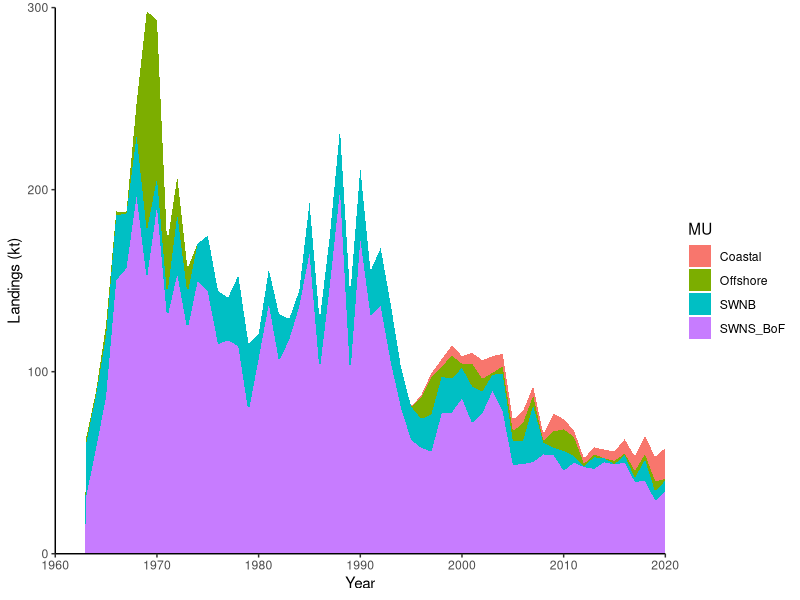
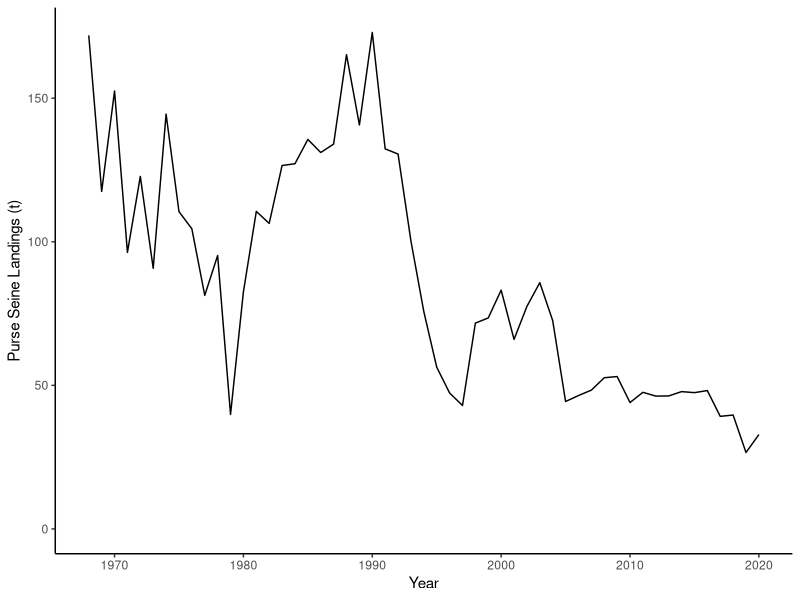
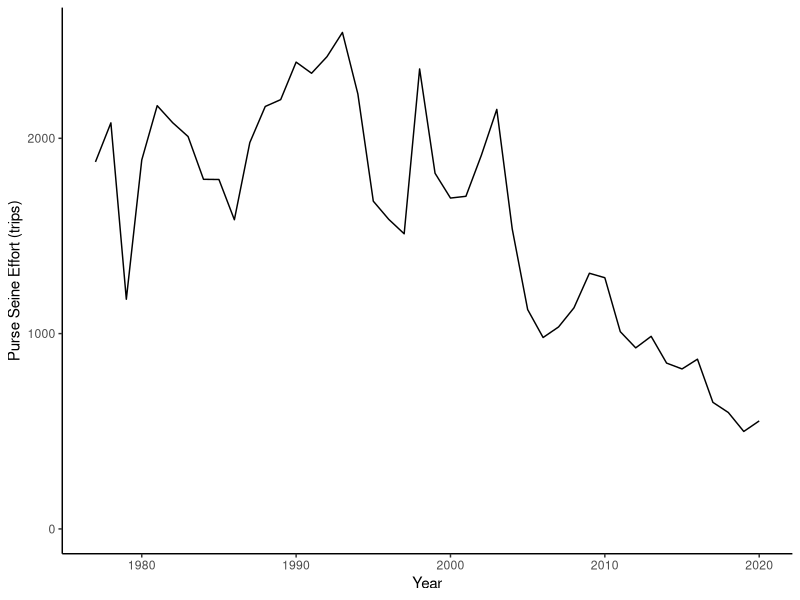
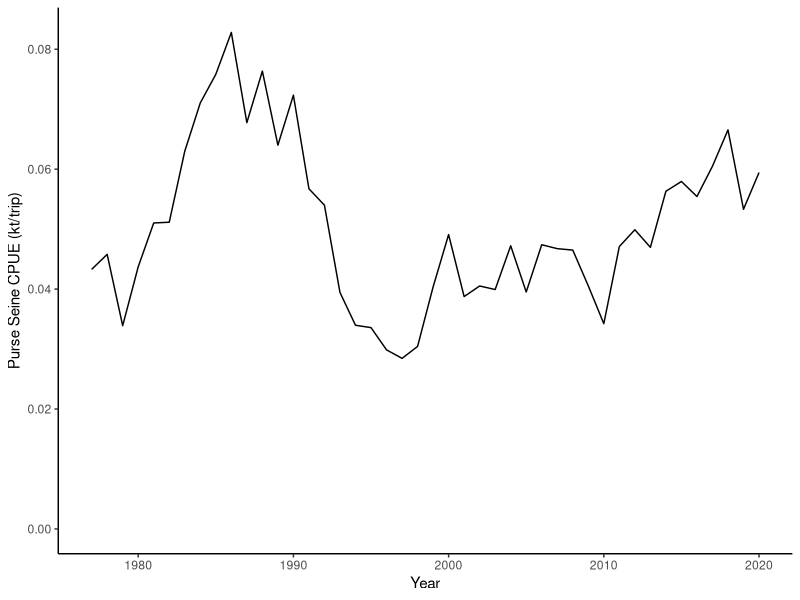
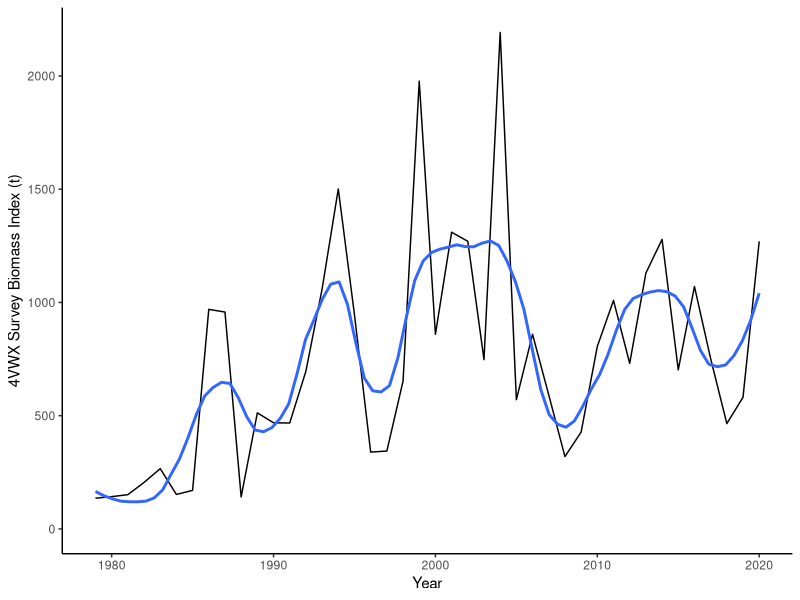

The R source for these figures, in order: (Note: this script raises an error after producing the figures.)
rm(list=ls())
library(ggplot2)
L <- read.csv("1/Ex1_Landings.csv")
D <- read.csv("1/Ex1_Data.csv")

#Calculate CPUE for purse seine fleet in SWNS/BoF
D$CPUE <- (D$PS_Catch/1000)/D$PS_Effort

#Calculate moving averages


head(L)
head(D)

############################################################
#Plots
############################################################
#landings by management component
ggplot() + geom_area(data=L, mapping=aes(y=Landings/1000,x=Year,fill=MU)) +
  theme_classic() + labs(x='Year', y="Landings (kt)") +
  scale_x_continuous(limits = c(1960,2020), expand = c(0, 0)) +
  scale_y_continuous(limits = c(0,300), expand = c(0, 0)) 

#SWNS/BoF PS Catch
ggplot(D[!(is.na(D$PS_Catch)),],aes(y=PS_Catch/1000,x=Year)) + geom_path() +
  theme_classic() + labs(x='Year', y="Purse Seine Landings (t)") + expand_limits(y=0)

#SWNS/BoF PS Effort
ggplot(D[!(is.na(D$PS_Effort)),],aes(y=PS_Effort,x=Year)) + geom_path() +
  theme_classic() + labs(x='Year', y="Purse Seine Effort (trips)") + expand_limits(y=0)

#SWNS/BoF PS CPUE
ggplot(D[!(is.na(D$CPUE)),],aes(y=CPUE,x=Year)) + geom_path() +
  theme_classic() + labs(x='Year', y="Purse Seine CPUE (kt/trip)") + expand_limits(y=0)

#4VWX RV survey
ggplot(D[!(is.na(D$RV_4VWX)),],aes(y=RV_4VWX/1000,x=Year)) + geom_path() +
  theme_classic() + labs(x='Year', y="4VWX Survey Biomass Index (t)") + expand_limits(y=0) +
  geom_smooth(span=0.25,se=F)

#SWNS/BoF RV survey 
ggplot(D[!(is.na(D$RV_SWNSBoF)),],aes(y=RV_SWNSBoF/1000,x=Year)) + geom_path() +
  theme_classic() + labs(x='Year', y="SWNS/BoF Survey Biomass Index(kt)") + expand_limits(y=0) +
  geom_smooth(span=0.25,se=F) +
  

#SWNS/BoF Acoustic Survey
ggplot(D[!(is.na(D$AI_SWNSBoF)),],aes(y=AI_SWNSBoF/1000 ,x=Year)) + geom_path() +
  theme_classic() + labs(x='Year', y="Acoustic Index of SSB (kt)") + 
  scale_x_continuous(limits = c(1967,2021), expand = c(0, 0)) +
  scale_y_continuous(limits = c(0,1.1*max(D$AI_SWNSBoF/1000,na.rm = T)), expand = c(0, 0))  +
  geom_smooth(span=0.5,se=F)
  

max1=max(D$AI_SS/1000,na.rm = T)
max2=max(D$AI_ES/1000,na.rm = T)
#SS and ES Acoustic Surveys
ggplot(D[!(is.na(D$AI_SS)),]) + 
  geom_path(mapping=aes(y=AI_SS/1000 ,x=Year)) +
  geom_smooth(mapping=aes(y=AI_SS/1000 ,x=Year), span=0.5,se=F) +
  ggtitle("South Shore") +
  theme_classic() + labs(x='Year', y="Acoustic Index of SSB (kt)") + 
  scale_x_continuous(limits = c(1967,2021), expand = c(0, 0)) +
  scale_y_continuous(limits = c(0,1.1*max(max1,max2)), expand = c(0, 0))
ggplot(D[!(is.na(D$AI_ES)),]) + 
  geom_path(mapping=aes(y=AI_ES/1000 ,x=Year)) +
  geom_smooth(mapping=aes(y=AI_ES/1000 ,x=Year), span=0.5,se=F) +
  ggtitle("Eastern Shore") +
  theme_classic() + labs(x='Year', y="Acoustic Index of SSB (kt)") + 
  scale_x_continuous(limits = c(1967,2021), expand = c(0, 0)) +
  scale_y_continuous(limits = c(0,1.1*max(max1,max2)), expand = c(0, 0))
